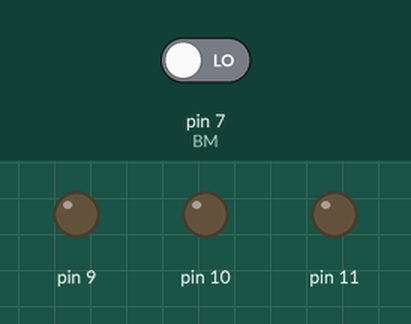
Recording of a sketch running on a simulated Arduino Uno, built with avr-gcc and run on an emulated ATmega328P. Shown: output pins drawn as LEDs (lit = HIGH). The test bench sets the inputs (shaded band); at power-on: pin 7 (BM) LOW. Random numbers use the default seed unless the sketch sets one.

Above: at 1.2 s.
1.3 s: pin 7 (BM) driven HIGH
At 2.2 s:
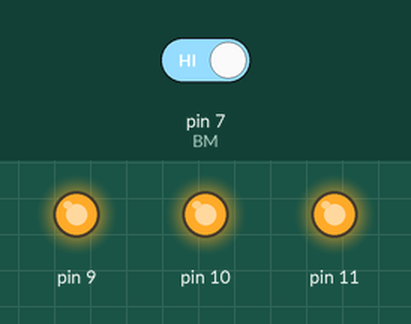
Timing chart, 0 to 4.3 s (numbered marks = the images above; inputs shaded):
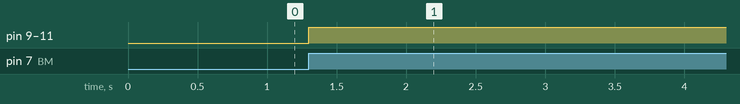

The sketch:

Bibliothek.ino
```cpp
class Stripe{
 public:
   Stripe(int r, int g, int b);
   void RGB(int r, int g, int b);
   void Black();
   void Fade(int led, int time);
   void Rand();
   int _r;
   int _b;
   int _g;
};
Stripe::Stripe(int r, int g, int b){
  _r = r;
  _b = b;
  _g = g;
}
void Stripe::RGB(int r, int g, int b){
  analogWrite(_r,r);
  analogWrite(_g,g);
  analogWrite(_b,b);
}
void Stripe::Black(){
  RGB(0,0,0);
}
void Stripe::Fade(int led,int time){
  Black();
  int d = time / 102;
  for(int fadeValue = 0 ; fadeValue <= 255; fadeValue +=5) {
    analogWrite(led, fadeValue);
    delay(d);
  }
  for(int fadeValue = 255 ; fadeValue >= 0; fadeValue -=5) {
    analogWrite(led, fadeValue);
    delay(d);
  }
}
void Stripe::Rand(){
  RGB(random(255),random(255),random(255));
}
Stripe s(10, 11, 9);
int BM = 7;
void setup() {
  randomSeed(analogRead(0));
  pinMode(BM, INPUT);
}

// the loop routine runs over and over again forever:
void loop() {
  if(digitalRead(BM)==HIGH){
     s.RGB(255,255,255);
     delay(10000);
  }else{
    s.Black();
  }
  delay(100);
}
```

Measured:
- after the input at 1.3 s, pin 9–11: LOW → HIGH at once
